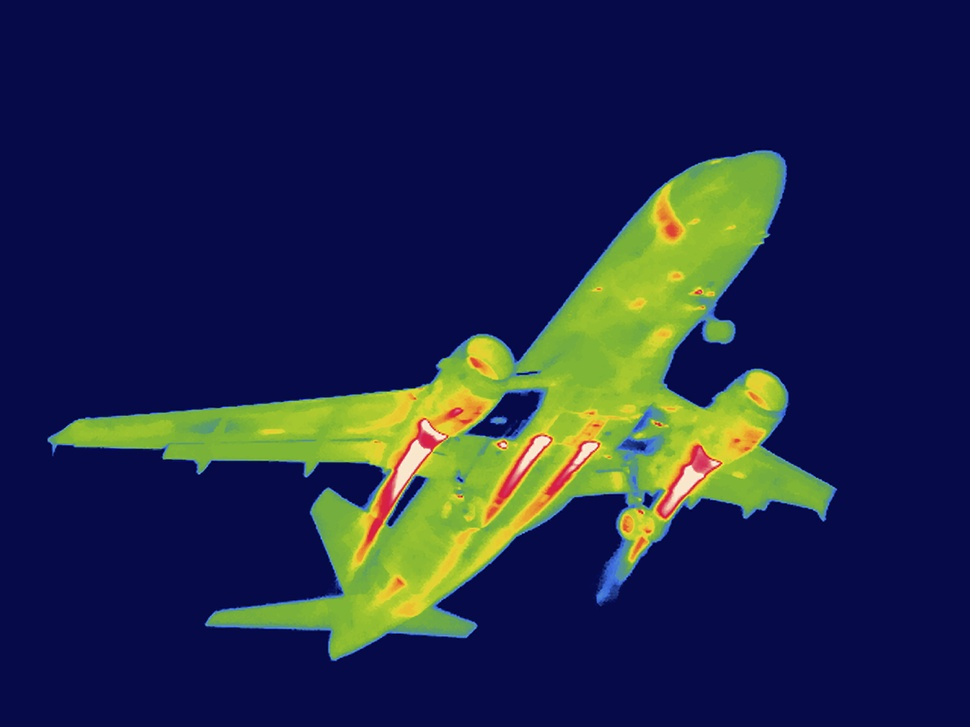
//> input picture airplane.jpg, 970 x 727 px, shrunk from 2048 x 1536 before the run
$ ./fortress ../airplane.jpg   (built with g++ and OpenCV 4)
//> lines starting //> are read from the running program, lines starting //| are printed output that depends on the picture; after the words box and inside, x2 and y2 are one past the last pixel; in counts of white or black regions, pixels touching at a corner belong together
#include <iostream>
#include <math.h>
#include <opencv2/opencv.hpp>
#include "opencv2/imgproc/imgproc.hpp"
#include "opencv2/highgui/highgui.hpp"

using namespace cv;
using namespace std;

RNG rng(12345);

float dist(Point a, Point b) {
  return sqrt(pow(a.x - b.x, 2)+ pow(a.y - b.y, 2))
}

int main(int argc, char **argv) {
  Mat img = imread(argv[1]);
//> img is the input picture: 727 rows x 970 cols, CV_8UC3; mean B, G, R 72.4, 40.8, 32
  Mat a;

  cvtColor(img, a, CV_BGR2GRAY);
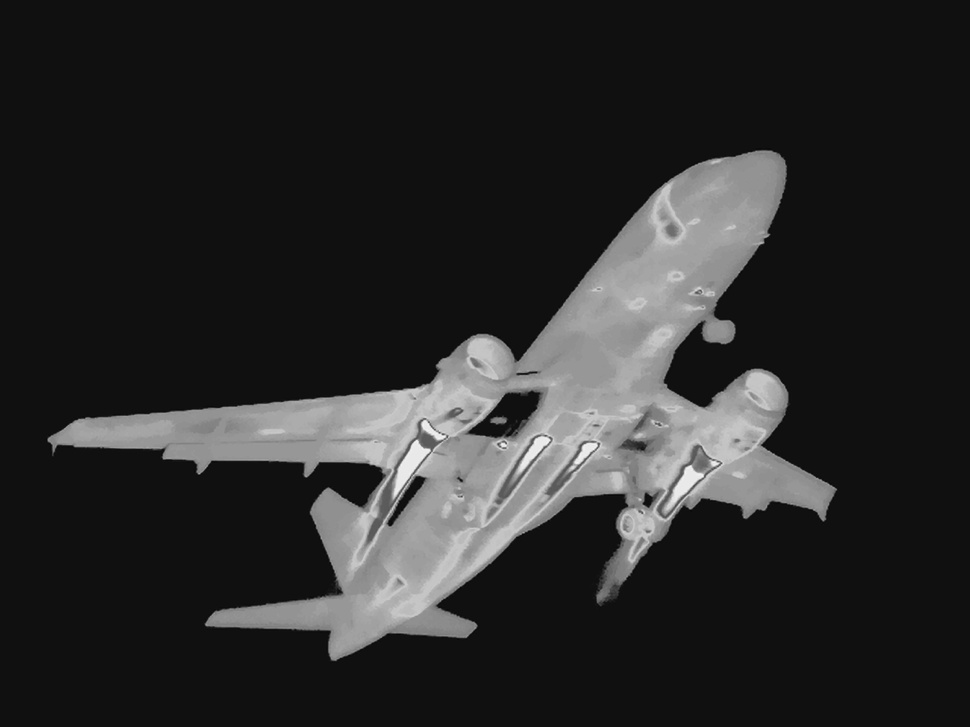
//> a: 727 rows x 970 cols, CV_8UC1; min 6, max 247, mean 41.8

  //To invert the color-scheme.
  bitwise_not(a, a);
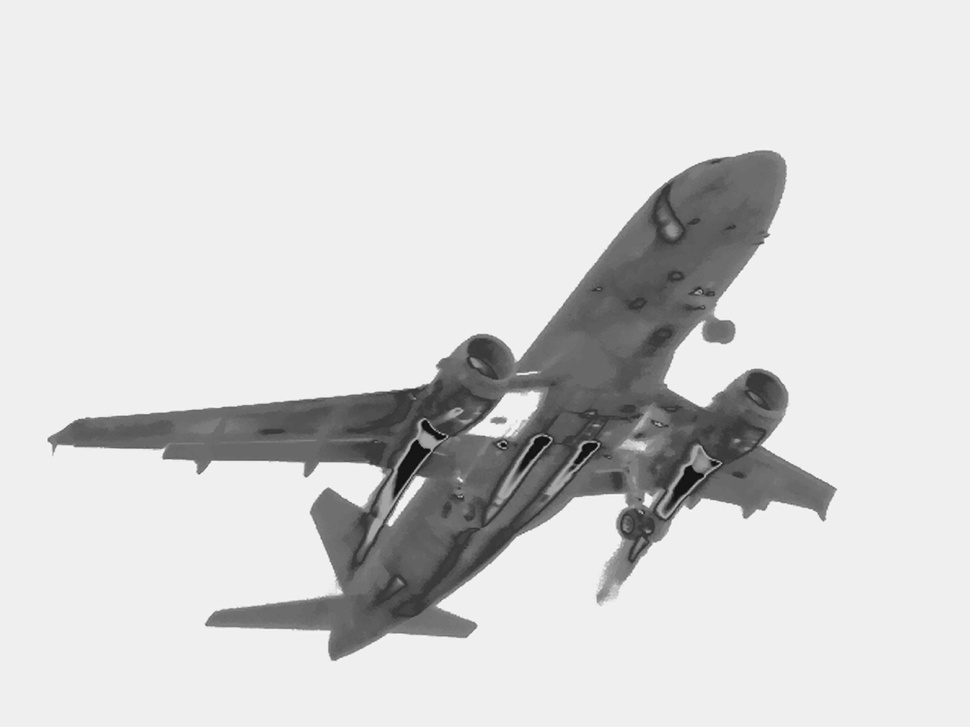
//> a: 727 rows x 970 cols, CV_8UC1; min 8, max 249, mean 213.2

 vector<vector<Point> > contours;
 vector<Vec4i> hierarchy;

 /// Find contours
 findContours( a, contours, hierarchy, CV_RETR_TREE, CV_CHAIN_APPROX_SIMPLE );
//> contours = 1 contour; box (x1, y1, x2, y2) and area: (0, 0, 970, 727) 703494

 /// Draw contours
 for( int i = 0; i< contours.size(); i++ )
    {
      cout<<"\nCountour ::  "<<i<<"\t"<<contours[i].size()<<endl;

      for(int j=0; j<contours[i].size(); j++)
        cout<<contours[i][j]<<"\t";

      Scalar color = Scalar( rng.uniform(0, 255), rng.uniform(0,255), rng.uniform(0,255) );
       drawContours( img, contours, i, color, 2, 8, hierarchy, 0, Point() );
    }
//> this loop made 1 pass
//| Countour ::  0	4
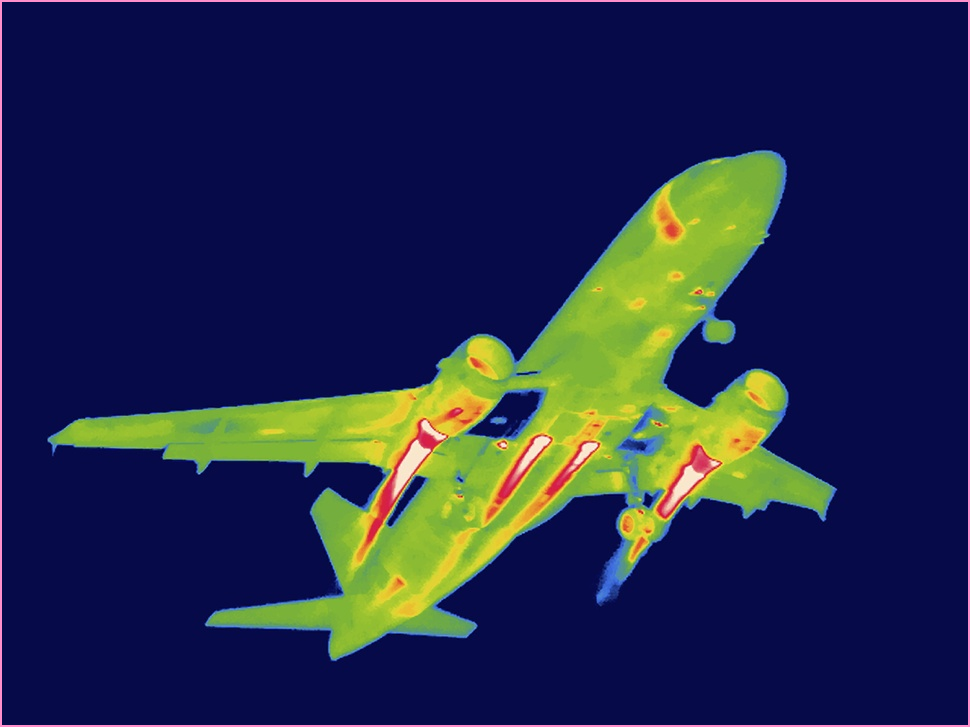
//> img: 727 rows x 970 cols, CV_8UC3; 0.96% of pixels changed, all inside (x1, y1, x2, y2) = (0, 0, 970, 727)

 /// Show in a window
 namedWindow( "Contours", CV_WINDOW_AUTOSIZE );
 imshow( "Contours", img );

  waitKey(0);
 return 0;
}
